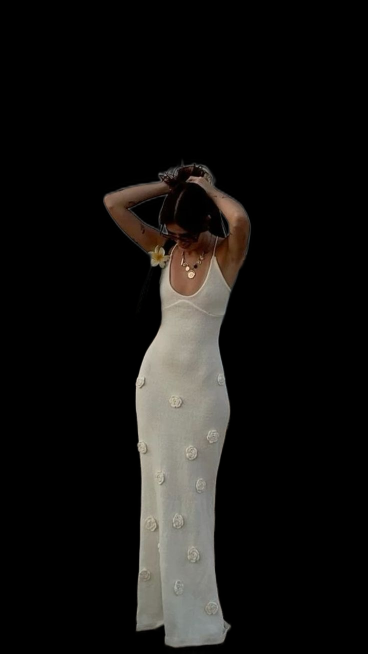
#> input picture person_no_bg.png, 736 x 1308 px (shown at 1/2 size)
$ python color_match.py   (older library calls are emulated)
#> lines starting #> are read from the running program, lines starting #| are printed output that depends on the picture; after the words box and inside, x2 and y2 are one past the last pixel; in counts of white or black regions, pixels touching at a corner belong together
#> in complete_color_matching_pipeline, fg_rgba is the input picture: shape (1308, 736, 4); mean B, G, R, A 17.6, 19.4, 20.7, 41.4
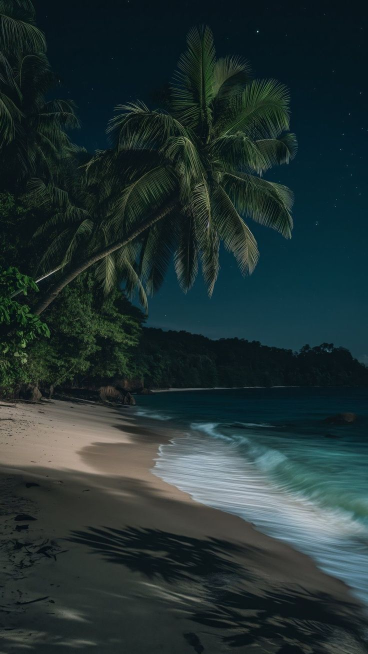
#> input picture bg.jpg, 736 x 1308 px (shown at 1/2 size)
#> in complete_color_matching_pipeline, bg is the input picture: shape (1308, 736, 3); mean B, G, R 50, 49.6, 33.7
#> in complete_color_matching_pipeline, `mask = (alpha > 128).astype(np.uint8) * 255`: mask: shape (1308, 736); 16.3% white; 1 white region, box (x1, y1, x2, y2) and area: (208, 328, 501, 1296) 156563
import cv2
import numpy as np
from skimage import exposure, filters
from scipy import ndimage

class ColorMatcher:
    def __init__(self):
        self.blur_kernel_size = 15

    def extract_reference_colors(self, background, mask, sample_size=50):
        kernel = np.ones((sample_size, sample_size), np.uint8)
        dilated_mask = cv2.dilate(mask, kernel, iterations=1)
        edge_zone = dilated_mask - mask

        edge_pixels = background[edge_zone > 0]
        if len(edge_pixels) == 0:

            h, w = background.shape[:2]
            edge_pixels = background[mask == 0]

        return edge_pixels

    def advanced_color_transfer(self, source, target, mask=None, preserve_luminance=0.3):

#> called with preserve_luminance = 0.2
        source_lab = cv2.cvtColor(source, cv2.COLOR_BGR2LAB).astype(np.float32)
        target_lab = cv2.cvtColor(target, cv2.COLOR_BGR2LAB).astype(np.float32)
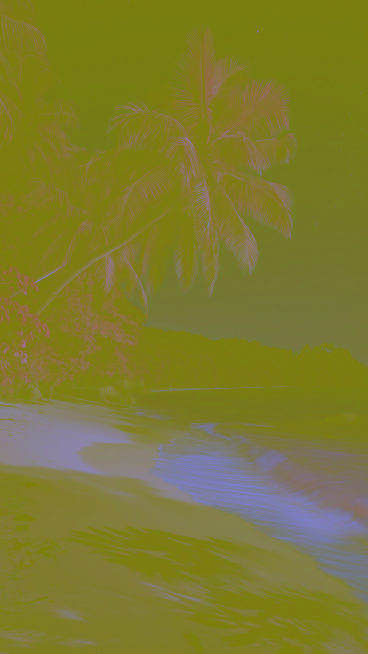
#> target_lab: shape (1308, 736, 3) float32 (shown at 1/2 size); mean B, G, R 47.9, 123, 125.6


        if mask is not None:
            valid_source = source_lab[mask > 0]
            valid_target = target_lab
        else:
            valid_source = source_lab.reshape(-1, 3)
            valid_target = target_lab.reshape(-1, 3)

        source_stats = []
        target_stats = []

        for i in range(3):
            src_mean = np.mean(valid_source[:, i])
            src_std = np.std(valid_source[:, i])
            tgt_mean = np.mean(valid_target[:, i])
            tgt_std = np.std(valid_target[:, i])

            source_stats.append((src_mean, src_std))
            target_stats.append((tgt_mean, tgt_std))
#> this loop made 3 passes
#> (src_mean, src_std, tgt_mean, tgt_std) on passes 1 to 3: (126.1, 51.37, 98.38, 44.49), (129.4, 5.01, 98.1, 44.82), (135.3, 5.59, 98.15, 44.75)
#> after the loop, source_stats = [(126.1, 51.37), (129.4, 5.01), (135.3, 5.59)]; target_stats = [(98.38, 44.49), (98.1, 44.82), (98.15, 44.75)]

        result_lab = source_lab.copy()

        for i in range(3):
            src_mean, src_std = source_stats[i]
            tgt_mean, tgt_std = target_stats[i]

            channel = result_lab[:, :, i]
             #DONT DEVIDE BY 0!!
            if src_std > 1e-6:
                channel = (channel - src_mean) * (tgt_std / src_std) + tgt_mean
            else:
                channel = channel + (tgt_mean - src_mean)


            if i == 0 and preserve_luminance > 0:
                channel = (1 - preserve_luminance) * channel + preserve_luminance * source_lab[:, :, i]

            result_lab[:, :, i] = channel
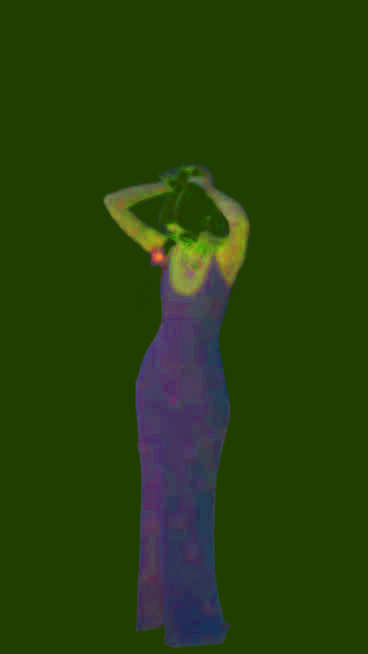
#> result_lab: shape (1308, 736, 3) float32 (shown at 1/2 size); mean B, G, R 9.8, 87.5, 49.5; drawn with min black and max white


        result_lab = np.clip(result_lab, 0, 255)
        result_bgr = cv2.cvtColor(result_lab.astype(np.uint8), cv2.COLOR_LAB2BGR)

        return result_bgr

    def local_color_adaptation(self, person, background, mask, adaptation_strength=0.5):

#> called with adaptation_strength = 0.3
        dist_transform = cv2.distanceTransform(mask, cv2.DIST_L2, 5)
        max_dist = np.max(dist_transform)
#> max_dist = 94.98

        if max_dist > 0:

            weights = 1.0 - (dist_transform / max_dist)
            weights = np.clip(weights * adaptation_strength, 0, 1)
        else:
            weights = np.ones_like(mask, dtype=np.float32) * adaptation_strength

        reference_colors = self.extract_reference_colors(background, mask)
#> in extract_reference_colors, `dilated_mask = cv2.dilate(mask, kernel, iterations=1)`: dilated_mask: shape (1308, 736); 23.7% white; 1 white region, box (x1, y1, x2, y2) and area: (184, 304, 526, 1308) 228483
#> in extract_reference_colors, `edge_zone = dilated_mask - mask`:
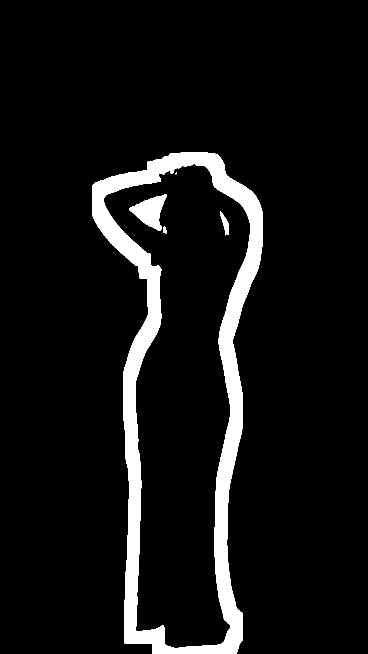
#> edge_zone: shape (1308, 736) (shown at 1/2 size); 7.5% white; 5 white regions (1 under 20 px), largest, box (x1, y1, x2, y2) and area: (184, 304, 526, 1308) 68639, (258, 389, 334, 462) 2802, (440, 423, 458, 471) 389, (326, 452, 334, 467) 80
        if len(reference_colors) > 0:

            ref_color = np.median(reference_colors, axis=0)
#> ref_color = [41, 43, 26]

            result = person.copy().astype(np.float32)
            for c in range(3):
                result[:, :, c] = (1 - weights) * result[:, :, c] + weights * ref_color[c]
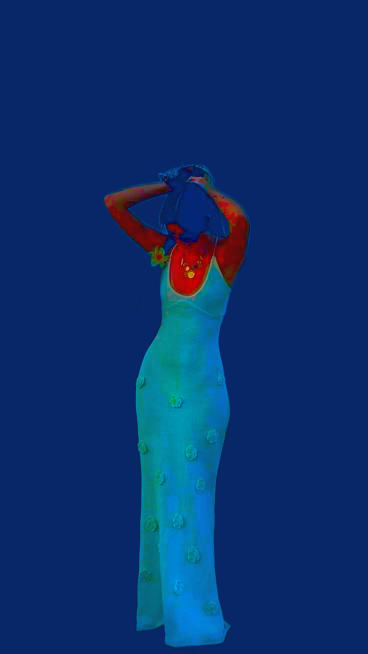
#> result: shape (1308, 736, 3) float32 (shown at 1/2 size); mean B, G, R 108.6, 49.5, 10.5

            return np.clip(result, 0, 255).astype(np.uint8)

        return person

    def match_histogram_selective(self, source, reference, mask=None, channels='all'):

        if channels == 'all':
            channels = [0, 1, 2]
        elif isinstance(channels, str):
            channels = [0] if channels == 'luminance' else [1, 2]

        source_lab = cv2.cvtColor(source, cv2.COLOR_BGR2LAB)
#> source_lab: shape (1308, 736, 3); mean of channels 0, 1, 2 55.7, 141.8, 90.4
        reference_lab = cv2.cvtColor(reference, cv2.COLOR_BGR2LAB)
#> reference_lab: shape (1308, 736, 3); mean of channels 0, 1, 2 47.9, 122.6, 125.7

        matched_lab = source_lab.copy()

        for channel in channels:
            if mask is not None:
                source_channel = source_lab[:, :, channel][mask > 0]
            else:
                source_channel = source_lab[:, :, channel]

            reference_channel = reference_lab[:, :, channel]

            #match histo
            matched_channel = exposure.match_histograms(
                source_lab[:, :, channel],
                reference_channel
            )

            matched_lab[:, :, channel] = matched_channel
#> matched_lab: shape (1308, 736, 3); mean of channels 0, 1, 2 55.7, 126.3, 131.9

        return cv2.cvtColor(matched_lab, cv2.COLOR_LAB2BGR)

def create_seamless_blend(person, background, mask, blend_mode='multiband'):

    if blend_mode == 'multiband':
        return multiband_blending(person, background, mask)
    elif blend_mode == 'poisson':
        return poisson_blending(person, background, mask)
    else:
        return alpha_blending(person, background, mask)

def multiband_blending(person, background, mask, levels=4):

    def build_gaussian_pyramid(img, levels):
        pyramid = [img.copy()]
        for i in range(levels):
            img = cv2.pyrDown(img)
            pyramid.append(img)
        return pyramid

    def build_laplacian_pyramid(gaussian_pyramid):
        laplacian_pyramid = []
        for i in range(len(gaussian_pyramid) - 1):
            size = (gaussian_pyramid[i].shape[1], gaussian_pyramid[i].shape[0])
            expanded = cv2.pyrUp(gaussian_pyramid[i + 1], dstsize=size)
            laplacian = cv2.subtract(gaussian_pyramid[i], expanded)
            laplacian_pyramid.append(laplacian)
        laplacian_pyramid.append(gaussian_pyramid[-1])
        return laplacian_pyramid

    person_gaussian = build_gaussian_pyramid(person.astype(np.float32), levels)
    background_gaussian = build_gaussian_pyramid(background.astype(np.float32), levels)
    mask_gaussian = build_gaussian_pyramid(mask.astype(np.float32) / 255.0, levels)

    person_laplacian = build_laplacian_pyramid(person_gaussian)
    background_laplacian = build_laplacian_pyramid(background_gaussian)

    # blend at each level!!
    blended_laplacian = []
    for i in range(len(person_laplacian)):
        mask_level = mask_gaussian[i]
        if len(mask_level.shape) == 2:
            mask_level = np.stack([mask_level] * 3, axis=2)

        blended_level = person_laplacian[i] * mask_level + background_laplacian[i] * (1 - mask_level)
        blended_laplacian.append(blended_level)

    # reconstruct img!
    result = blended_laplacian[-1]
    for i in range(len(blended_laplacian) - 2, -1, -1):
        size = (blended_laplacian[i].shape[1], blended_laplacian[i].shape[0])
        result = cv2.pyrUp(result, dstsize=size)
        result = cv2.add(result, blended_laplacian[i])

    return np.clip(result, 0, 255).astype(np.uint8)

def alpha_blending(person, background, mask, feather_size=5):

    mask_float = mask.astype(np.float32) / 255.0

    if feather_size > 0:
        mask_float = cv2.GaussianBlur(mask_float, (feather_size * 2 + 1, feather_size * 2 + 1), 0)

    if len(mask_float.shape) == 2:
        mask_float = np.stack([mask_float] * 3, axis=2)

    # blend
    result = person.astype(np.float32) * mask_float + background.astype(np.float32) * (1 - mask_float)
    return np.clip(result, 0, 255).astype(np.uint8)

def enhance_lighting_consistency(person, background, mask):
    gray_bg = cv2.cvtColor(background, cv2.COLOR_BGR2GRAY)

    grad_x = cv2.Sobel(gray_bg, cv2.CV_64F, 1, 0, ksize=3)
    grad_y = cv2.Sobel(gray_bg, cv2.CV_64F, 0, 1, ksize=3)

    avg_grad_x = np.mean(grad_x)
#> avg_grad_x = 0.0571
    avg_grad_y = np.mean(grad_y)
#> avg_grad_y = 0.118

    person_hsv = cv2.cvtColor(person, cv2.COLOR_BGR2HSV).astype(np.float32)
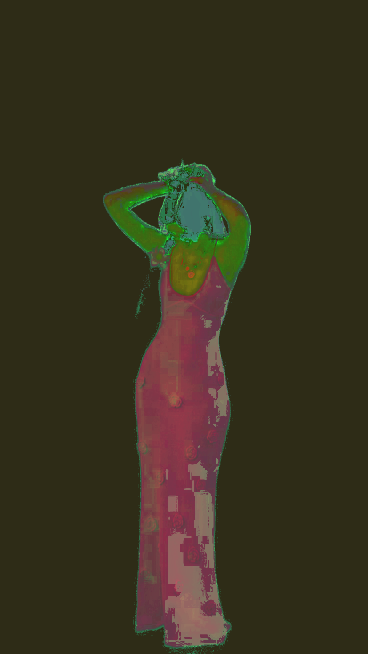
#> person_hsv: shape (1308, 736, 3) float32 (shown at 1/2 size); mean B, G, R 31, 50.3, 56.7

    lighting_factor = np.sqrt(avg_grad_x**2 + avg_grad_y**2) / 100.0
#> lighting_factor = 0.00131
    lighting_factor = np.clip(lighting_factor, 0.8, 1.2)
#> lighting_factor = 0.8

    person_hsv[:, :, 2] *= lighting_factor
    person_hsv[:, :, 2] = np.clip(person_hsv[:, :, 2], 0, 255)

    return cv2.cvtColor(person_hsv.astype(np.uint8), cv2.COLOR_HSV2BGR)

def complete_color_matching_pipeline():

    try:
        fg_rgba = cv2.imread("person_no_bg.png", cv2.IMREAD_UNCHANGED)
        bg = cv2.imread("bg.jpg")

        if fg_rgba is None or bg is None:
            print("Error: Could not load input images")
            return

        if fg_rgba.shape[2] == 4:
            person_rgb = fg_rgba[:, :, :3]
            alpha = fg_rgba[:, :, 3]
        else:
            person_rgb = fg_rgba
            alpha = np.ones((fg_rgba.shape[0], fg_rgba.shape[1]), dtype=np.uint8) * 255

        mask = (alpha > 128).astype(np.uint8) * 255

        bg_resized = cv2.resize(bg, (person_rgb.shape[1], person_rgb.shape[0]))

        color_matcher = ColorMatcher()

        print("Step 1: applying advanced color transfer!!!!")
        color_matched = color_matcher.advanced_color_transfer(
            person_rgb, bg_resized, mask, preserve_luminance=0.2
        )

        print("step 2: applying local color adaptation!!")
        locally_adapted = color_matcher.local_color_adaptation(
            color_matched, bg_resized, mask, adaptation_strength=0.3
        )

        print("step 3: matching color histograms!!!")
        histogram_matched = color_matcher.match_histogram_selective(
            locally_adapted, bg_resized, mask, channels=[1, 2]
        )

        print("Step 4: Adjusting lighting consistency...")
        lighting_adjusted = enhance_lighting_consistency(histogram_matched, bg_resized, mask)


        print("Step 5: Creating seamless blend...")
        final_result = create_seamless_blend(
            lighting_adjusted, bg_resized, mask, blend_mode='multiband'
        )
#> after the loop in build_gaussian_pyramid, `for i in range(levels):`: pyramid = 5 items
#> the loop in build_gaussian_pyramid (call 3), `for i in range(levels):` made 4 passes
#> pass 3, in build_gaussian_pyramid (call 3), `img = cv2.pyrDown(img)`:
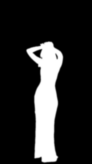
#> img: shape (164, 92) float32; min 0, max 1, mean 0.162
#> the loop in build_laplacian_pyramid, `for i in range(len(gaussian_pyramid) - 1):` made 4 passes
#> size on passes 1 to 4: (736, 1308), (368, 654), (184, 327), (92, 164)
#> after the loop in build_laplacian_pyramid, `for i in range(len(gaussian_pyramid) - 1):`: laplacian_pyramid = 4 items
#> in multiband_blending, `person_laplacian = build_laplacian_pyramid(person_gaussian)`: person_laplacian = 5 items
#> the loop in build_laplacian_pyramid (call 2), `for i in range(len(gaussian_pyramid) - 1):` made 4 passes
#> the loop in multiband_blending, `for i in range(len(person_laplacian)):` made 5 passes
#> the loop in multiband_blending, `for i in range(len(blended_laplacian) - 2, -1, -1):` made 4 passes
#> (i, size) on passes 1, 3, 4: (3, (92, 164)), (1, (368, 654)), (0, (736, 1308))

        print("Step 6: Final compositing...")
        composite = alpha_blending(lighting_adjusted, bg_resized, mask, feather_size=3)

        cv2.imwrite("step1_color_transfer.png", color_matched)
        cv2.imwrite("step2_local_adaptation.png", locally_adapted)
        cv2.imwrite("step3_histogram_matched.png", histogram_matched)
        cv2.imwrite("step4_lighting_adjusted.png", lighting_adjusted)
        cv2.imwrite("step5_seamless_blend.png", final_result)
        cv2.imwrite("final_composite.png", composite)

        print("Pipeline complete! Check the generated images.")

    except Exception as e:
        print(f"Error in pipeline: {str(e)}")

if __name__ == "__main__":
    complete_color_matching_pipeline()
